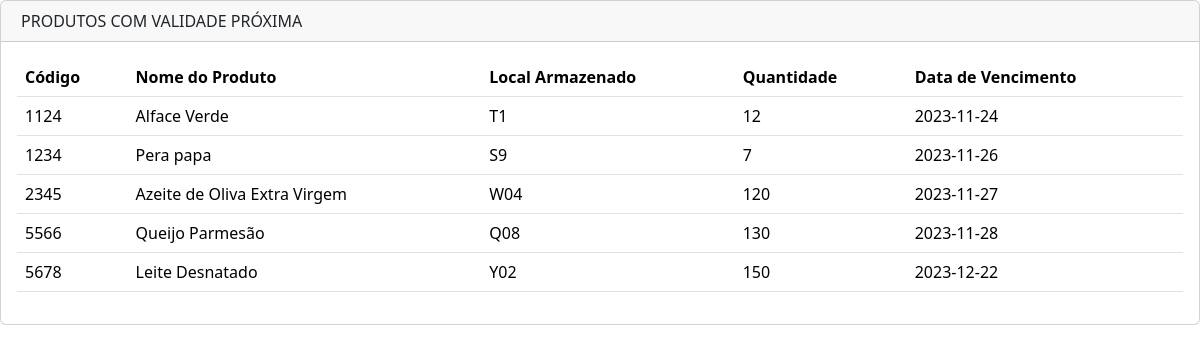
The page /SQL/prod_vencendo.php on the database its author committed.
### tables this page shows
CREATE TABLE `produtos` (
  `ID` int(11) NOT NULL,
  `CODIGO` int(11) DEFAULT NULL,
  `NOME` varchar(255) NOT NULL,
  `TIPO` varchar(255) DEFAULT NULL,
  `QUANTIDADE` int(11) DEFAULT NULL,
  `LOCAL` varchar(255) DEFAULT NULL,
  `VALIDADE` date DEFAULT NULL
);

### SQL/prod_vencendo.php (the view, shortened to what this page needs)
<body>
<link href="https://cdn.jsdelivr.net/npm/bootstrap@5.3.2/dist/css/bootstrap.min.css" rel="stylesheet">
    <main>
        <div style="padding: 0 0 0;">
            <div class="card mb-4">
                <div class="card-header">
                    PRODUTOS COM VALIDADE PRÓXIMA
                </div>
                <div class="card-body ">
                    <?php
                        include_once("../ADMIN/config.inc.php");
                        $consulta = $conn->query("SELECT
                          CODIGO AS CODIGO_PRODUTO,
                          NOME AS NOME_PRODUTO,
                          LOCAL AS LOCAL_ARMAZENADO,
                          QUANTIDADE AS QUANTIDADE_PRODUTO,
                          VALIDADE AS DATA_VENCIMENTO
                        FROM
                          produtos
                        WHERE
                          VALIDADE >= CURDATE()  -- Garante que a data de vencimento seja maior ou igual ao dia atual
                        ORDER BY
                          VALIDADE  -- Ordena os resultados pela data de vencimento
                        LIMIT 5;  -- Limita os resultados a 5 registros");
                        if ($consulta->rowCount() > 0) {
                            echo "<table class='table'>";
                            echo "<thead>";
                            echo "<tr>";
                            echo "<th scope='col'>Código</th>";
                            echo "<th scope='col'>Nome do Produto</th>";
                            echo "<th scope='col'>Local Armazenado</th>";
                            echo "<th scope='col'>Quantidade</th>";
                            echo "<th scope='col'>Data de Vencimento</th>";
                            echo "</tr>";
                            echo "</thead>";
                            echo "<tbody>";
                            while ($linha = $consulta->fetch(PDO::FETCH_ASSOC)) {
                                echo "<tr>";
                                echo "<td>{$linha['CODIGO_PRODUTO']}</td>";
                                echo "<td>{$linha['NOME_PRODUTO']}</td>";
                                echo "<td>{$linha['LOCAL_ARMAZENADO']}</td>";
                                echo "<td>{$linha['QUANTIDADE_PRODUTO']}</td>";
                                echo "<td>{$linha['DATA_VENCIMENTO']}</td>";
                                echo "</tr>";
                            }
                            echo "</tbody>";
                            echo "</table>";
                        } else {
                            echo "Nenhum produto próximo do vencimento encontrado.";
                        }
                    ?>
                </div>
            </div>
        </div>
    </main>
</body>

### rows shown on the page
produtos: CODIGO "1124", NOME "Alface Verde", LOCAL "T1", QUANTIDADE "12", VALIDADE "2023-11-24"
produtos: CODIGO "1234", NOME "Pera papa", LOCAL "S9", QUANTIDADE "7", VALIDADE "2023-11-26"
produtos: CODIGO "2345", NOME "Azeite de Oliva Extra Virgem", LOCAL "W04", QUANTIDADE "120", VALIDADE "2023-11-27"
produtos: CODIGO "5566", NOME "Queijo Parmesão", LOCAL "Q08", QUANTIDADE "130", VALIDADE "2023-11-28"
produtos: CODIGO "5678", NOME "Leite Desnatado", LOCAL "Y02", QUANTIDADE "150", VALIDADE "2023-12-22"
